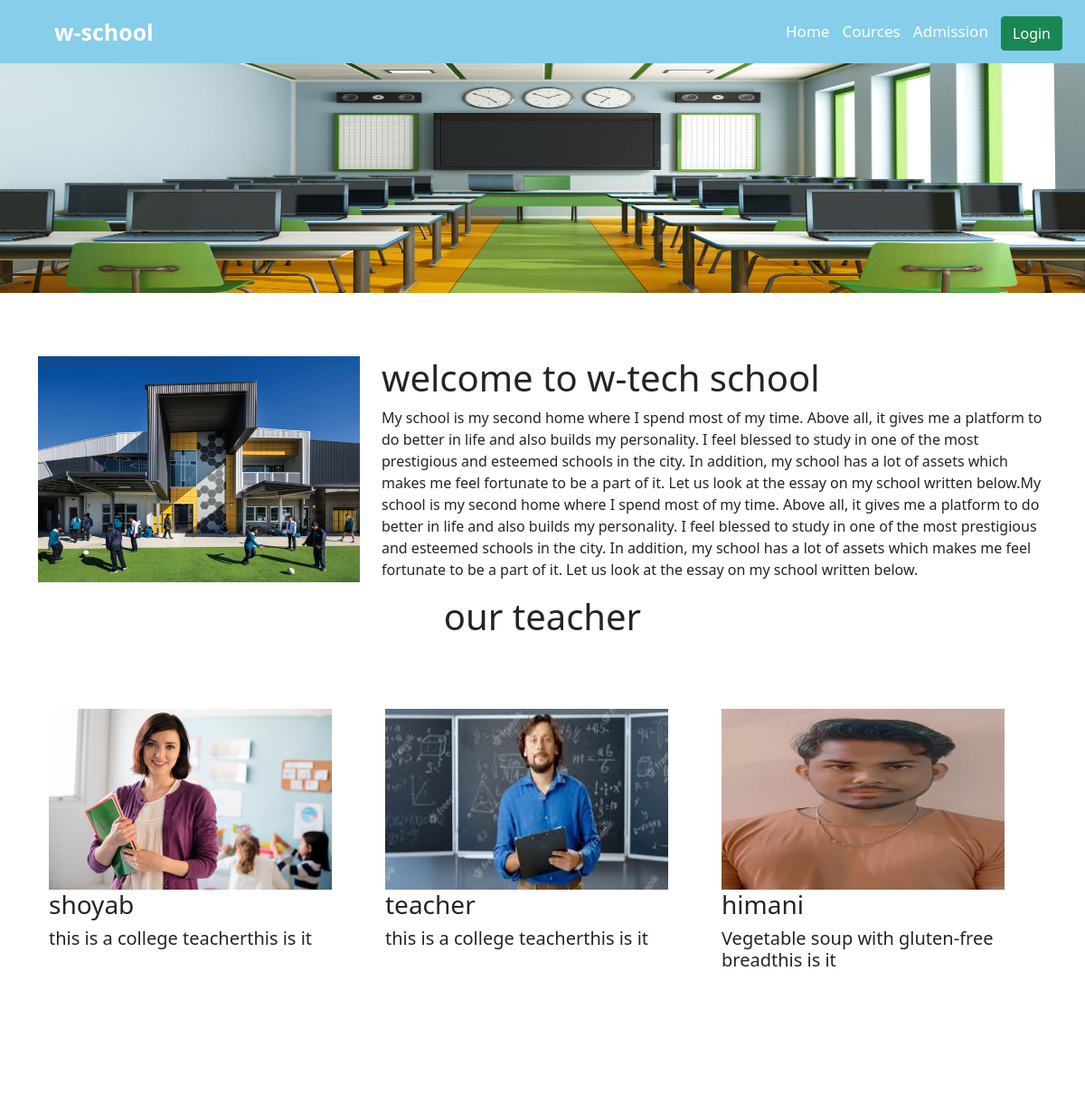
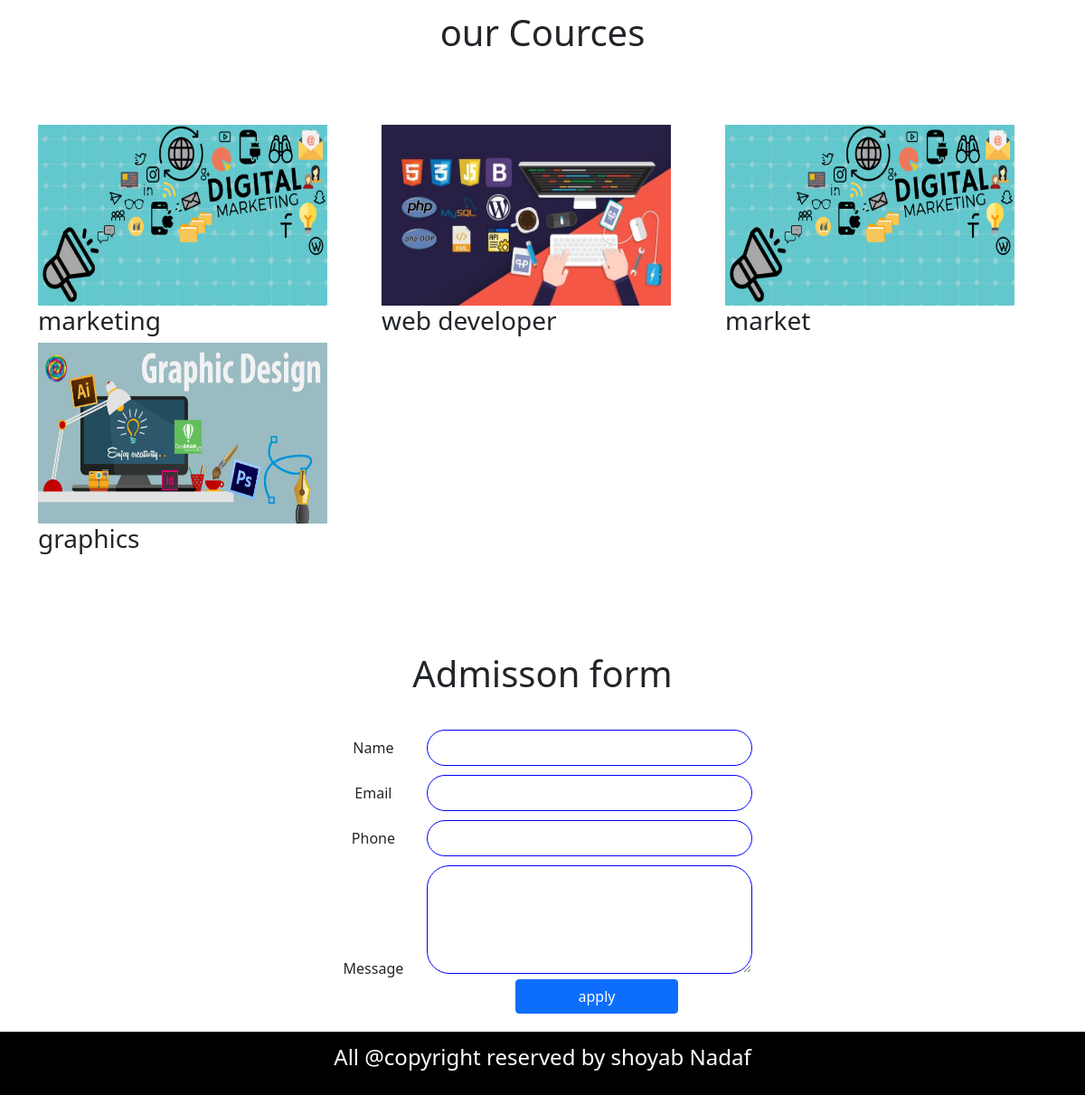
The page / on the database its author committed (2 pictures, top to bottom).
### tables this page shows
CREATE TABLE `teacher` (
  `id` int(33) NOT NULL,
  `name` varchar(39) DEFAULT NULL,
  `dicription` varchar(38) DEFAULT NULL,
  `image` varchar(38) DEFAULT NULL
);

CREATE TABLE `cource` (
  `id` int(112) NOT NULL,
  `name` varchar(122) NOT NULL,
  `image` varchar(123) NOT NULL
);

### index.php (the view, shortened to what this page needs)
<?php
  include 'connect.php';
  $sql="select*from teacher";
  $result=mysqli_query($con,$sql);
?>
<?php
  include 'connect.php';
  $sqls="select*from cource";
  $res=mysqli_query($con,$sqls);
?>
<!doctype html>
<html lang="en">
  <head>
    <link rel="stylesheet" type="text/css" href="style.css">
    <link href="https://cdn.jsdelivr.net/npm/bootstrap@5.0.2/dist/css/bootstrap.min.css" rel="stylesheet">
  </head>
  <body>
    <nav>
        <lable class="logo">w-school</lable>
        <ul>
            <li><a href="index.php">Home</a></li>
            <li><a href="#Cources">Cources</a></li>
            <li><a href="#Admission">Admission</a></li>
            <li><a href="login.php" class="btn btn-success">Login</a></li>
        </ul>
    </nav>
    <div class="section1">
        <lable class="img-test">we teach student with care</lable>
        <img class="main_image" src="school_management.jpg">
    </div>
    <div class="container">
        <div class="row">
            <div class="col-md-4">
               <img class="welcm-img" src="school2.jpg">
            </div>
            <div class="col-md-8">
                <h1>welcome to w-tech school</h1>
                <p>My school is my second home where I spend most of my time. Above all, it gives me a platform to do better in life and also builds my personality. I feel blessed to study in one of the most prestigious and esteemed schools in the city. In addition, my school has a lot of assets which makes me feel fortunate to be a part of it. Let us look at the essay on my school written below.My school is my second home where I spend most of my time. Above all, it gives me a platform to do better in life and also builds my personality. I feel blessed to study in one of the most prestigious and esteemed schools in the city. In addition, my school has a lot of assets which makes me feel fortunate to be a part of it. Let us look at the essay on my school written below.</p>
            </div>
        </div>
        <center>
            <h1>our teacher</h1>
        </center>
        <div class="container">
            <div class="row">
            <?php
               while ($fetch=mysqli_fetch_array($result)) {
            ?>
                <div class="col-md-4">
                    <img class="teacher" src="<?php echo $fetch['image']?>">
                    <h3><?php echo $fetch['name'] ?></h3>
                    <h5><?php echo $fetch['dicription'] ?>this is it</h5>
                </div>
                <?php
               }
                ?>
            </div>
        </div>
    </div>
    <center>
        <h1 id="Cources">our Cources</h1>
    </center>
    <div class="container">
        <div class="row">
        <?php
               while ($fetchd=mysqli_fetch_array($res)) {
            ?>
                <div class="col-md-4">
                    <img class="teacher" src="<?php echo $fetchd['image']?>">
                    <h3><?php echo $fetchd['name'] ?></h3>
                </div>
                <?php
               }
                ?>
        </div>
    </div>
<center>
    <h1 class="dfm" id="Admission">Admisson form</h1>
</center>
<div align="center" class="admission_form">
    <form action="" method="post">
        <div class="adm-i">
            <lable class="lable_forms">Name</lable>
            <input class="input_fields" type="text" name="Name">
        </div>
        <div class="adm-i">
            <lable class="lable_forms">Email</lable>
            <input class="input_fields" type="text" name="Email">
        </div>
        <div class="adm-i">
            <lable class="lable_forms">Phone</lable>
            <input class="input_fields" type="text" name="Phone">
        </div>
        <div class="adm-i">
            <lable class="lable_forms">Message</lable>
            <textarea class="input-textarea" name="Message" id="" cols="30" rows="10"></textarea>
        </div>
        <div>
            <input id="submit" class="btn btn-primary" type="submit" value="apply" name="apply">
        </div>
    </form>
</div>
<footer>
    <h4 class="footer_text">All @copyright reserved by shoyab Nadaf</h4>
</footer>
  </body>
</html>

### style.css (style rules this page uses)
* { padding: 0px; }
nav { position: fixed; background-color: skyblue; height: 70px; width: 100%; z-index: 1; }
.logo { font-size:25px; position: relative; color: white; font-weight: bold; left: 5%; line-height: 70px; }
ul { position: relative; float: right; margin-right: 20px; }
ul li { display: inline-block; line-height: 70px; margin: 0 5px; }
ul li a { text-decoration: none; color: white; font-size:17px; }
.main_image { width: 100%; height: 300px; }
.welcm-img { width: 100%; height: 250px; }
.container { padding: 70px; }
.teacher { width: 90%; height: 200px; }
.lable_forms { display: inline-block; width: 100px; text-align: center; padding-right: 10px; }
.input_fields { width: 30%; height: 40px; border-radius: 25px; border: 1px solid blue; }
.adm-i { padding-top: 10px; }
.input-textarea { width: 30%; height: 120px; border-radius: 25px; border: 1px solid blue; }
#submit { position: relative; width: 15%; left: 5%; }
footer { background-color: black; height: 70px; width: 100%; margin-top: 20px; }
.footer_text { text-align: center; color: white; top: 20%; position: relative; }
.dfm { padding-top: 30px; padding-bottom: 20px; }

### rows shown on the page
teacher: image (picture), name "shoyab", dicription "this is a college teacher"
teacher: image (picture), name "teacher", dicription "this is a college teacher"
teacher: image (picture), name "himani", dicription "Vegetable soup with gluten-free bread"
cource: image (picture), name "marketing"
cource: image (picture), name "web developer"
cource: image (picture), name "market"
cource: image (picture), name "graphics"
